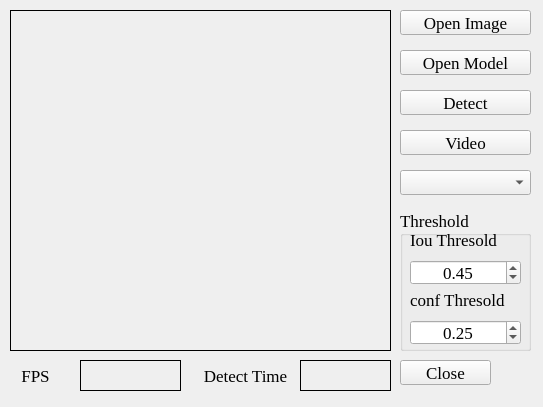
<?xml version="1.0" encoding="UTF-8"?>
<ui version="4.0">
 <class>OpenCVDetection</class>
 <widget class="QMainWindow" name="OpenCVDetection">
  <property name="geometry">
   <rect>
    <x>0</x>
    <y>0</y>
    <width>543</width>
    <height>407</height>
   </rect>
  </property>
  <property name="font">
   <font>
    <family>Times New Roman</family>
    <pointsize>13</pointsize>
   </font>
  </property>
  <property name="windowTitle">
   <string>OpenCVDetection</string>
  </property>
  <widget class="QWidget" name="centralwidget">
   <widget class="QLabel" name="label_image">
    <property name="geometry">
     <rect>
      <x>10</x>
      <y>10</y>
      <width>381</width>
      <height>341</height>
     </rect>
    </property>
    <property name="frameShape">
     <enum>QFrame::Shape::Box</enum>
    </property>
    <property name="text">
     <string/>
    </property>
   </widget>
   <widget class="QPushButton" name="btn_close">
    <property name="geometry">
     <rect>
      <x>400</x>
      <y>360</y>
      <width>91</width>
      <height>25</height>
     </rect>
    </property>
    <property name="text">
     <string>Close</string>
    </property>
   </widget>
   <widget class="QPushButton" name="btn_open_image">
    <property name="geometry">
     <rect>
      <x>400</x>
      <y>10</y>
      <width>131</width>
      <height>25</height>
     </rect>
    </property>
    <property name="text">
     <string>Open Image</string>
    </property>
   </widget>
   <widget class="QPushButton" name="btn_open_model">
    <property name="geometry">
     <rect>
      <x>400</x>
      <y>50</y>
      <width>131</width>
      <height>25</height>
     </rect>
    </property>
    <property name="text">
     <string>Open Model</string>
    </property>
   </widget>
   <widget class="QPushButton" name="btn_video">
    <property name="geometry">
     <rect>
      <x>400</x>
      <y>130</y>
      <width>131</width>
      <height>25</height>
     </rect>
    </property>
    <property name="text">
     <string>Video</string>
    </property>
   </widget>
   <widget class="QLabel" name="label_2">
    <property name="geometry">
     <rect>
      <x>10</x>
      <y>360</y>
      <width>51</width>
      <height>31</height>
     </rect>
    </property>
    <property name="text">
     <string>FPS</string>
    </property>
    <property name="alignment">
     <set>Qt::AlignmentFlag::AlignCenter</set>
    </property>
   </widget>
   <widget class="QLabel" name="label_fps">
    <property name="geometry">
     <rect>
      <x>80</x>
      <y>360</y>
      <width>101</width>
      <height>31</height>
     </rect>
    </property>
    <property name="frameShape">
     <enum>QFrame::Shape::Box</enum>
    </property>
    <property name="text">
     <string/>
    </property>
    <property name="alignment">
     <set>Qt::AlignmentFlag::AlignCenter</set>
    </property>
   </widget>
   <widget class="QLabel" name="label_3">
    <property name="geometry">
     <rect>
      <x>200</x>
      <y>360</y>
      <width>91</width>
      <height>31</height>
     </rect>
    </property>
    <property name="text">
     <string>Detect Time</string>
    </property>
    <property name="alignment">
     <set>Qt::AlignmentFlag::AlignCenter</set>
    </property>
   </widget>
   <widget class="QLabel" name="label_time">
    <property name="geometry">
     <rect>
      <x>300</x>
      <y>360</y>
      <width>91</width>
      <height>31</height>
     </rect>
    </property>
    <property name="frameShape">
     <enum>QFrame::Shape::Box</enum>
    </property>
    <property name="text">
     <string/>
    </property>
    <property name="alignment">
     <set>Qt::AlignmentFlag::AlignCenter</set>
    </property>
   </widget>
   <widget class="QPushButton" name="btn_detect">
    <property name="geometry">
     <rect>
      <x>400</x>
      <y>90</y>
      <width>131</width>
      <height>25</height>
     </rect>
    </property>
    <property name="text">
     <string>Detect</string>
    </property>
   </widget>
   <widget class="QGroupBox" name="groupBox">
    <property name="geometry">
     <rect>
      <x>400</x>
      <y>210</y>
      <width>131</width>
      <height>141</height>
     </rect>
    </property>
    <property name="title">
     <string>Threshold</string>
    </property>
    <widget class="QLabel" name="label">
     <property name="geometry">
      <rect>
       <x>10</x>
       <y>20</y>
       <width>111</width>
       <height>20</height>
      </rect>
     </property>
     <property name="text">
      <string>Iou Thresold</string>
     </property>
    </widget>
    <widget class="QLabel" name="label_4">
     <property name="geometry">
      <rect>
       <x>10</x>
       <y>80</y>
       <width>111</width>
       <height>20</height>
      </rect>
     </property>
     <property name="text">
      <string>conf Thresold</string>
     </property>
    </widget>
    <widget class="QDoubleSpinBox" name="spinbox_iou_threshold">
     <property name="geometry">
      <rect>
       <x>10</x>
       <y>50</y>
       <width>111</width>
       <height>25</height>
      </rect>
     </property>
     <property name="alignment">
      <set>Qt::AlignmentFlag::AlignCenter</set>
     </property>
     <property name="maximum">
      <double>1.000000000000000</double>
     </property>
     <property name="singleStep">
      <double>0.050000000000000</double>
     </property>
     <property name="value">
      <double>0.450000000000000</double>
     </property>
    </widget>
    <widget class="QDoubleSpinBox" name="spinbox_conf_threshold">
     <property name="geometry">
      <rect>
       <x>10</x>
       <y>110</y>
       <width>111</width>
       <height>25</height>
      </rect>
     </property>
     <property name="alignment">
      <set>Qt::AlignmentFlag::AlignCenter</set>
     </property>
     <property name="maximum">
      <double>1.000000000000000</double>
     </property>
     <property name="singleStep">
      <double>0.050000000000000</double>
     </property>
     <property name="value">
      <double>0.250000000000000</double>
     </property>
    </widget>
   </widget>
   <widget class="QComboBox" name="comboBox">
    <property name="geometry">
     <rect>
      <x>400</x>
      <y>170</y>
      <width>131</width>
      <height>25</height>
     </rect>
    </property>
   </widget>
  </widget>
 </widget>
 <resources/>
 <connections/>
</ui>
